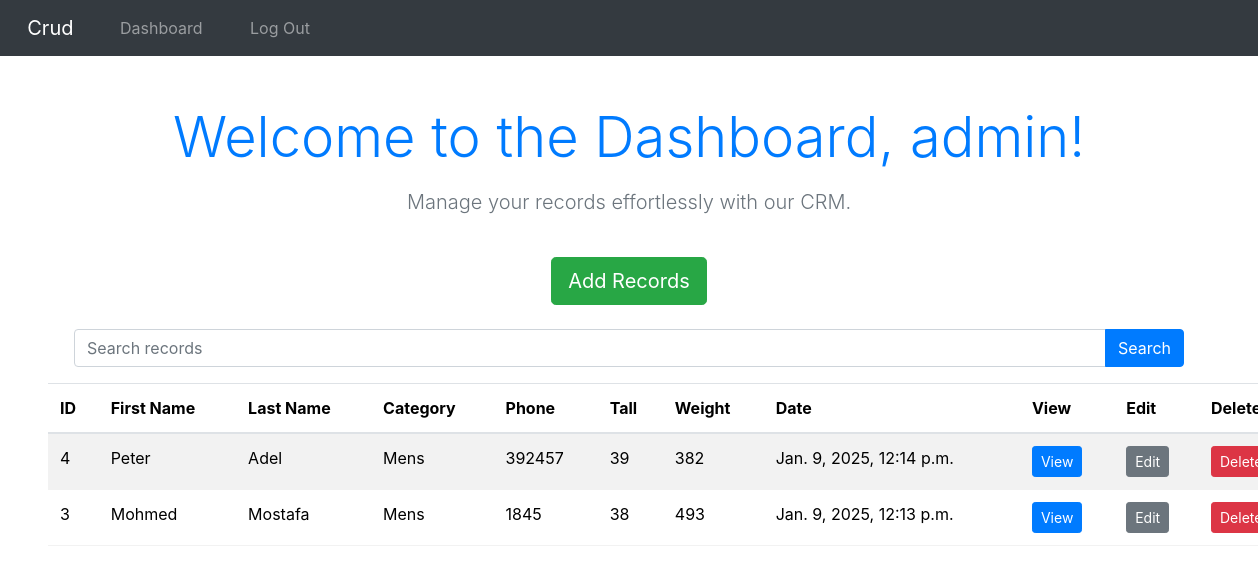
The page /dashboard (signed in) on the database its author committed.
### crud/models.py (models this page shows, shortened)
class Records(models.Model):
    category = models.ForeignKey(Category, on_delete=models.CASCADE)
    first_name = models.CharField(max_length=50)
    last_name = models.CharField(max_length=50)
    phone = models.IntegerField()
    tall = models.IntegerField()
    weight = models.IntegerField()
    create_date = models.DateTimeField(auto_now_add=True)
    class Meta:
        ordering = ['-create_date']

class Category(models.Model):
    name = models.CharField(max_length=50)
    create_date = models.DateTimeField(auto_now_add=True)
    def __str__(self):
        return self.name

### crud/views.py (the view)
# urls.py: path('dashboard', views.dashboard, name='dashboard'),
@login_required(login_url='login')
def dashboard(request):
    context = {'records': Records.objects.all()}
    return render(request, 'pages/dashboard.html', context)

### templates/pages/dashboard.html (shortened to what this page needs)
{% extends 'base.html' %}
{% block content %}
<div class="container text-center mt-5">
    <h1 class="display-4 text-primary">
        Welcome to the Dashboard, {{ user.username }}!
    </h1>
    <p class="lead text-muted mt-3">Manage your records effortlessly with our CRM.</p>
    <a href="{% url 'records' %}" class="btn btn-success btn-lg mt-4">
         Add Records
    </a>
</div>
<div class="container mt-4">
    <form method="GET" action="{% url 'search' %}" class="form-group">
        <div class="input-group">
            <input
                type="text"
                name="search"
                class="form-control"
                placeholder="Search records"
                aria-label="Search records"
            >
            <div class="input-group-append">
                <button
                    type="submit"
                    class="btn btn-primary btn-block"
                    >
                    Search
                </button>
            </div>
        </div>
    </form>
</div>
<div class="table-responsive my-2 mx-5">
    <table class="table table-striped">
        <thead>
            <tr>
                <th scope="col">ID</th>
                <th scope="col">First Name</th>
                <th scope="col">Last Name</th>
                <th scope="col">Category</th>
                <th scope="col">Phone</th>
                <th scope="col">Tall</th>
                <th scope="col">Weight</th>
                <th scope="col">Date</th>
                <th scope="col">View</th>
                <th scope="col">Edit</th>
                <th scope="col">Delete</th>
            </tr>
        </thead>
        <tbody>
            {% if records %}
            {% for record in records %}
            <tr>
                <td scope="col">{{ record.id }}</td>
                <td scope="col">{{ record.first_name }}</td>
                <td scope="col">{{ record.last_name }}</td>
                <td scope="col">{{ record.category }}</td>
                <td scope="col">{{ record.phone }}</td>
                <td scope="col">{{ record.tall }}</td>
                <td scope="col">{{ record.weight }}</td>
                <td scope="col">{{ record.create_date }}</td>
                <td scope="col">
                    <a href="{% url 'record' record.id %}" class="btn btn-primary btn-sm">View</a>
                </td>
                <td scope="col">
                    <a href="{% url 'record_edit' record.id %}" class="btn btn-secondary btn-sm">Edit</a>
                </td>
                <td scope="col">
                    <a href="{% url 'delete_record' record.id %}" class="btn btn-danger btn-sm">Delete</a>
                </td>
            </tr>
            {% endfor %}
            {% else %}
            <tr>
                <td colspan="12">
                    <h1 class="text-center text-danger">No Records Exist</h1>
                </td>
            </tr>
            {% endif %}
        </tbody>
    </table>
</div>
{% endblock content %}

### templates/base.html (shortened to what this page needs)
{% load static %}
<!DOCTYPE html>
<html lang="en">
<head>
    <link rel="stylesheet" href="https://bootswatch.com/5/pulse/bootstrap.min.css">
    <link href="https://cdn.jsdelivr.net/npm/bootstrap@4.6.2/dist/css/bootstrap.min.css" rel="stylesheet">
</head>
<body>
    {% include 'components/navbar.html' %}
    {%block content%}
    {% endblock content %}
</body>
</html>

### templates/components/navbar.html (shortened to what this page needs)
<nav class="navbar navbar-expand-lg navbar-dark bg-dark justify-content-center">
    <a class="navbar-brand main-heading" href="{% url 'home' %}">  &nbsp; Crud</a>
    <div class="collapse navbar-collapse text-center" id="navbarNavDropdown">
        <ul class="navbar-nav mr-auto">
            {% if user.is_authenticated %}
            <li class="nav-item">
                <a class="nav-link" href="{% url 'dashboard' %}">Dashboard &nbsp;  </a>
            </li>
            <li class="nav-item">
                <a class="nav-link" href="{% url 'logout' %}">Log Out &nbsp;  </a>
            </li>
            {% endif %}
        </ul>
    </div>
</nav>

### rows shown on the page
Records: id "4", first_name "Peter", last_name "Adel", category "Mens", phone "392457", tall "39", weight "382", create_date "Jan. 9, 2025, 12:14 p.m."
Records: id "3", first_name "Mohmed", last_name "Mostafa", category "Mens", phone "1845", tall "38", weight "493", create_date "Jan. 9, 2025, 12:13 p.m."

### other values the page prints
{{ user.username }} "admin"
